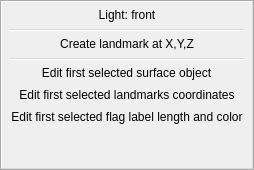
<?xml version="1.0" encoding="UTF-8"?>
<ui version="4.0">
 <class>mqObjectsControlsToolbar</class>
 <widget class="QToolBar" name="mqObjectsControlsToolbar">
  <property name="geometry">
   <rect>
    <x>0</x>
    <y>0</y>
    <width>35</width>
    <height>170</height>
   </rect>
  </property>
  <property name="windowTitle">
   <string>Actor controls</string>
  </property>
  <property name="orientation">
   <enum>Qt::Vertical</enum>
  </property>
  <action name="actionDelete">
   <property name="icon">
    <iconset resource="../Icons/icons.qrc">
     <normaloff>:/Icons/delete2.png</normaloff>
     <normalon>:/Icons/delete2.png</normalon>:/Icons/delete2.png</iconset>
   </property>
   <property name="text">
    <string>Light: front</string>
   </property>
   <property name="toolTip">
    <string>Delete selected objects</string>
   </property>
  </action>
  <action name="actionEditLandmarks">
   <property name="icon">
    <iconset resource="../Icons/icons.qrc">
     <normaloff>:/Icons/Lmk_edit.png</normaloff>
     <normalon>:/Icons/Lmk_edit.png</normalon>:/Icons/Lmk_edit.png</iconset>
   </property>
   <property name="text">
    <string>Edit first selected landmarks coordinates</string>
   </property>
   <property name="toolTip">
    <string>Edit first selected landmarks coordinates</string>
   </property>
  </action>
  <action name="actionCreateLandmark">
   <property name="icon">
    <iconset resource="../Icons/icons.qrc">
     <normaloff>:/Icons/Lmk_xyz.png</normaloff>
     <normalon>:/Icons/Lmk_xyz.png</normalon>:/Icons/Lmk_xyz.png</iconset>
   </property>
   <property name="text">
    <string>Create landmark at X,Y,Z</string>
   </property>
   <property name="toolTip">
    <string>Create landmark at X,Y,Z</string>
   </property>
  </action>
  <action name="actionEditFlags">
   <property name="icon">
    <iconset resource="../Icons/icons.qrc">
     <normaloff>:/Icons/Flag02.png</normaloff>
     <normalon>:/Icons/Flag02.png</normalon>:/Icons/Flag02.png</iconset>
   </property>
   <property name="text">
    <string>Edit first selected flag label length and color</string>
   </property>
   <property name="toolTip">
    <string>Edit first selected flag label length and color</string>
   </property>
  </action>
  <action name="actionEditActors">
   <property name="icon">
    <iconset resource="../Icons/icons.qrc">
     <normaloff>:/Icons/actor_edit.png</normaloff>
     <normalon>:/Icons/actor_edit.png</normalon>:/Icons/actor_edit.png</iconset>
   </property>
   <property name="text">
    <string>Edit first selected surface object</string>
   </property>
   <property name="toolTip">
    <string>Edit first selected object name, color and matrix</string>
   </property>
  </action>
  <addaction name="actionDelete"/>
  <addaction name="separator"/>
  <addaction name="actionCreateLandmark"/>
  <addaction name="separator"/>
  <addaction name="actionEditActors"/>
  <addaction name="actionEditLandmarks"/>
  <addaction name="actionEditFlags"/>
 </widget>
 <resources>
  <include location="../Icons/icons.qrc"/>
  <include location="../Icons/icons.qrc"/>
 </resources>
 <connections/>
</ui>
